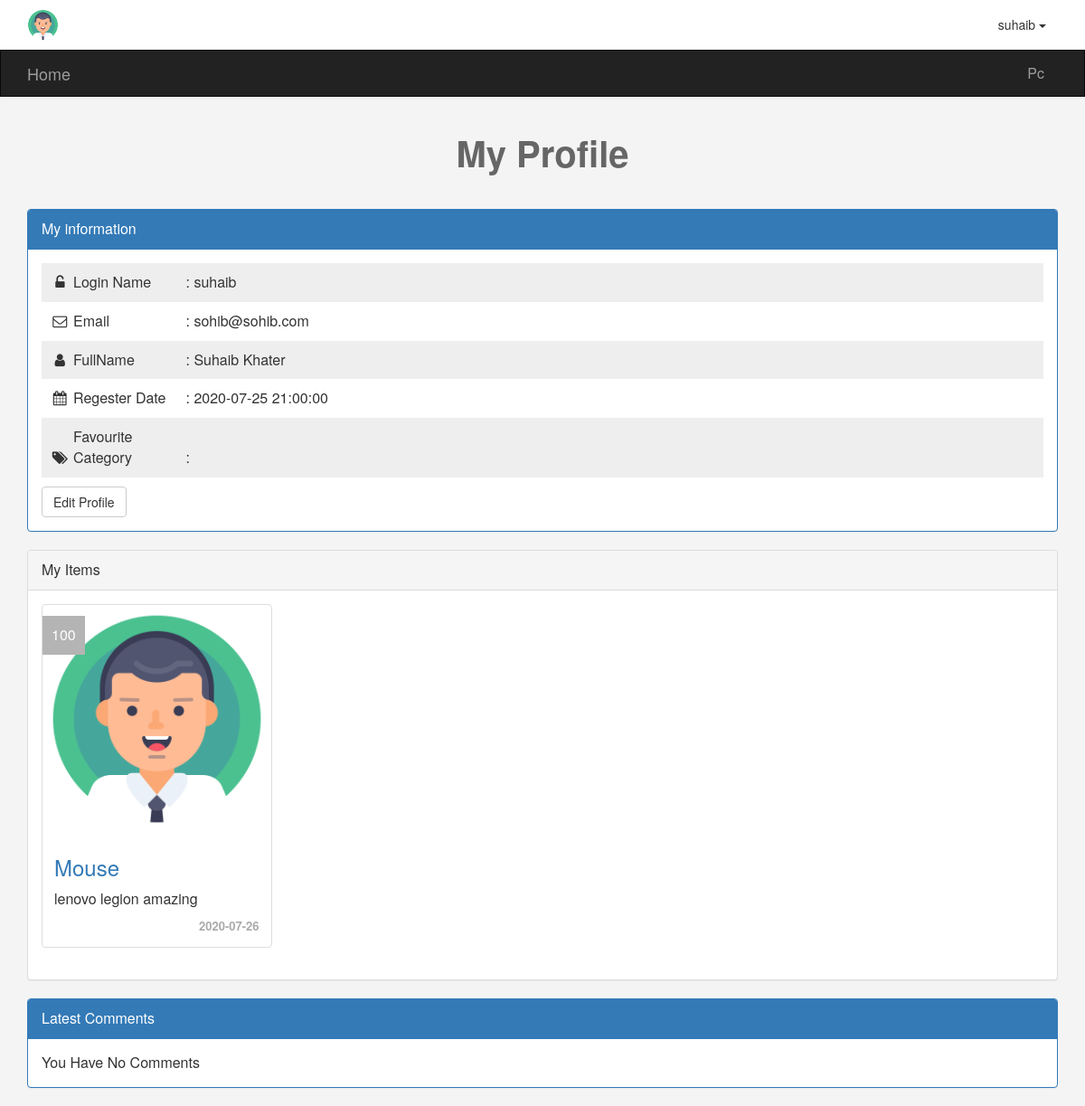
The app's page /profile.php (signed in) with its own data.
### tables this page shows
CREATE TABLE `categories` (
  `ID` int NOT NULL,
  `Name` varchar(255) NOT NULL,
  `Description` varchar(255) NOT NULL,
  `Ordering` int NOT NULL,
  `Visibility` tinyint NOT NULL DEFAULT '0',
  `Allow_Comment` tinyint NOT NULL DEFAULT '0',
  `Allow_Ads` tinyint NOT NULL DEFAULT '0',
  `ParentID` int NOT NULL
);

CREATE TABLE `users` (
  `UserID` int NOT NULL,
  `Username` varchar(255) NOT NULL,
  `Password` varchar(255) NOT NULL,
  `Email` varchar(255) NOT NULL,
  `Fullname` varchar(255) DEFAULT NULL,
  `GroupID` tinyint DEFAULT '0',
  `Regstatus` tinyint NOT NULL DEFAULT '0',
  `Regsdate` timestamp NOT NULL DEFAULT CURRENT_TIMESTAMP
);

CREATE TABLE `items` (
  `ItemID` int NOT NULL,
  `Name` varchar(255) NOT NULL,
  `Description` varchar(255) NOT NULL,
  `Price` int NOT NULL,
  `AddDate` date NOT NULL,
  `CountryMade` varchar(255) NOT NULL,
  `Status` int NOT NULL,
  `Approve` tinyint NOT NULL DEFAULT '0',
  `Tags` varchar(255) NOT NULL,
  `CatID` int NOT NULL,
  `MemberID` int NOT NULL
);

### init.php (called while the page is built, shortened)
<?php
include "admin/config.php";
$template = "includes/templates/";
$lang = "includes/language/";
$func = "includes/functions/";
$css = "layout/css/";
include $func . "functions.php";
include $lang . "eng.php";
include $template . "header.php";

### includes/language/eng.php (called while the page is built)
<?php
function lang( $phrase ){
    static $lang = array(
        'ADMIN_HOME' => 'Home',
        'CATEG' => 'Categories',
        'ITEMS' => 'Items',
        'MEMBERS' => 'Members',
        'STAT' => 'Statistics',
        'LOGS' => 'Logs',
        'COMM' => 'Comments'
    );
    return array_key_exists($phrase , $lang) ? $lang[$phrase] : "Key not exists";
}

### includes/functions/functions.php (called while the page is built, shortened)
<?php
function getRecords($fields  , $table , $where=null , $order = null){
    global $conn;
    $sql = $order == null ? " " : "ORDER BY $order DESC";
    $getRecord = $conn->prepare("SELECT $fields FROM $table $where $sql");
    $getRecord->execute();
    $record = $getRecord->fetchAll();
    return $record;
}

### profile.php (the view, shortened to what this page needs)
<?php
include "init.php";
if(isset($_SESSION['name'])){
    $getUser = $conn->prepare("SELECT * FROM users WHERE Username = ?");
    $getUser->execute(array($sessionUser));
    $info = $getUser->fetch();
?>
<h1 class="text-center">My Profile</h1>
<div class="informtion block">
    <div class="container">
        <div class="panel panel-primary">
            <div class="panel-heading">My information</div>
            <div class="panel-body">
                <ul class="list-unstyled">
                    <li>
                        <i class="fa fa-unlock-alt fa-fw"></i>
                        <span>Login Name</span> :  <?=$info['Username']?>
                    </li>
                    <li>
                        <i class="fa fa-envelope-o fa-fw"></i>
                        <span>Email</span> : <?=$info['Email']?>
                    </li>
                    <li>
                        <i class="fa fa-user fa-fw"></i>
                        <span>FullName</span> : <?=$info['Fullname']?>
                    </li>
                    <li>
                        <i class="fa fa-calendar fa-fw"></i>
                        <span>Regester Date</span> : <?=$info['Regsdate']?>
                    </li>
                    <li>
                        <i class="fa fa-tags fa-fw"></i>
                        <span>Favourite Category</span> :
                    </li>
                </ul>
                <a href="#" class="btn btn-default">Edit Profile</a>
            </div>
        </div>
    </div>
</div>
<div class="myads block">
    <div class="container">
        <div class="panel panel-default">
            <div id="my-ads" class="panel-heading">My Items</div>
            <div class="panel-body">
                <?php
                    $items = getRecords("*" , 'items' , 'WHERE MemberID = '.$info['UserID']);
                    if(!empty($items)){
                        echo '<div class="row">';
                    foreach($items as $item): ?>
                    <div class="col-sm-6 col-md-3">
                        <div class="thumbnail item-box">
                            <span class="price-tag"><?=$item['Price']?></span>
                            <img class="img-responsive" src="img.png" alt="">
                            <div class="caption">
                                <h3><a href="items.php?itemid=<?=$item['ItemID']?>"><?=$item['Name']?></a></h3>
                                <p><?=$item['Description']?></p>
                                <div class="date"><?=$item['AddDate']?></div>
                            </div>
                        </div>
                    </div>
                <?php endforeach;echo '</div>';
                } else {
                    echo 'You Have No Ads, Creat <a href="newad.php">New Add</a>';
                }?>
            </div>
        </div>
    </div>
</div>
<div class="mycomm block">
    <div class="container">
        <div class="panel panel-primary">
            <div class="panel-heading">Latest Comments</div>
            <div class="panel-body">
                    <?php
                        $comments = getRecords('Comment' , "comments" , "WHERE UserID = ".$info['UserID']);
                        if(!empty($comments)){
                            foreach($comments as $comment){
                                echo "<p>".$comment['Comment']."</p>" ;
                            }
                        } else {
                            echo 'You Have No Comments';
                        }
                    ?>
            </div>
        </div>
    </div>
</div>
<?php
}else {
    header("Location: login.php");
    exit();
}
include $template . "footer.php";
?>

### includes/templates/header.php (shortened to what this page needs)
<!DOCTYPE html>
<html lang="en">
<head>
    <link rel="stylesheet" href="<?=$css?>bootstrap.min.css">
    <link rel="stylesheet" href="<?=$css?>font-awesome.min.css">
    <link rel="stylesheet" href="<?=$css?>custom.css">
</head>
<body>
<div class="upper-bar">
  <div class="container">
  <?php if(isset($_SESSION['name'])){
           ?>
           <img class="my-img img-circle" src="img.png" alt="">
           <div class="btn-group my-info pull-right">
              <span class="btn dropdown-toggle" data-toggle="dropdown">
                <?=$_SESSION['name']?>
                <span class="caret"></span>
              </span>
           </div>
           <?php
      }else {?>
    <a href="login.php">
      <span class="pull-right">Login/SignUp</span>
    </a>
    <?php }?>
  </div>
</div>
<nav class="navbar navbar-inverse">
  <div class="container">
    <div class="navbar-header">
      <a class="navbar-brand" href="index.php"><?=lang('ADMIN_HOME')?></a>
    </div>
    <div class="collapse navbar-collapse" id="app-nav">
      <ul class="nav navbar-nav navbar-right">
        <?php
          foreach(getRecords("*","categories" , "WHERE ParentID = 0") as $cat){
            echo '<li>
            <a href="categories.php?pageid='. $cat['ID'].'">'
            .$cat['Name'] .'</a></li>';
          }
        ?>
      </ul>
    </div>
  </div>
</nav>

### layout/css/custom.css (style rules this page uses)
body { background-color: #F4F4F4; font-size: 16px; }
h1 { font-size: 40px; margin: 40px 0; font-weight: bold; color: #666; }
.navbar { border-radius: 0; margin-bottom: 0; }
.nav > li > a , .navbar { padding: -10px 12px; }
.upper-bar { padding: 10px; background-color: white; }
.my-img { width: 35px; height: 35px; }
.item-box { position: relative; }
.item-box .price-tag { background-color: #B4B4B4; padding: 10px; position: absolute; left: 0px; top: 12px; color: white; }
.item-box .caption p { max-height: 44px; }
.informtion { margin: 20px 0 0; }
.informtion ul { padding: 0; margin: 0; }
.informtion ul li { padding: 10px; }
.informtion ul li:nth-child(odd) { background-color: #EEE; }
.informtion ul li span { display: inline-block; width: 120px; }
.informtion .btn { margin-top: 10px; }
.thumbnail .date { text-align: right; font-size: 13px; color: #AAA; font-weight: bold; }

### records on screen
categories: Name "Pc"
users: Username "suhaib", Email "sohib@sohib.com", Fullname "Suhaib Khater", Regsdate "2020-07-25 21:00:00"
items: Price "100", Name "Mouse", Description "lenovo legion amazing", AddDate "2020-07-26"

### other values on screen
$_SESSION['name'] "suhaib"
lang('ADMIN_HOME') "Home"
